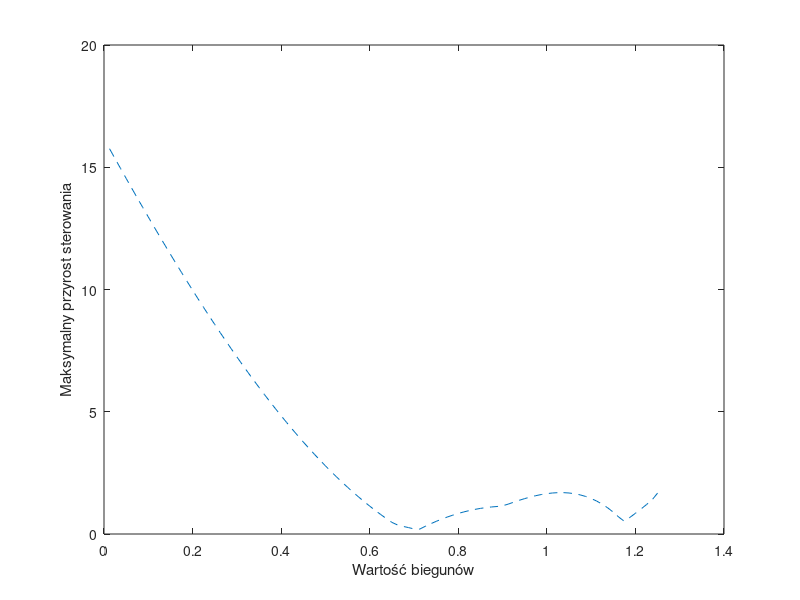

Recreate this plot in MATLAB.
l_z=[0,0.509,-0.0738,0.0267];
m_z=[1,-2.6472, 2.0564,-0.4966];

[A,B,C,D]=tf2ss(l_z, m_z);
A=A';
B1=B';
C1=C';
C=B1;
B=C1;
D=0;
m=zeros(1,12);
m2=zeros(1,12);
for t=1:100;
maximum=0;
clear u;
clear x1;
clear x2;
clear x3;
clear y;
z=t/80;
K=acker(A,B,[z z z]);
k_konc=100;
x1(1)=1; 
x2(1)=-1; 
x3(1)=3;
x1(k_konc)=0; 
x2(k_konc)=0; 
x3(k_konc)=0;
u(1)=-(K(1,1)*x1(1)+K(1,2)*x2(1)+K(1,3)*x3(1));
y(1)=C(1,1)*x1(1)+C(1,2)*x2(1)+C(1,3)*x3(1);  
for k=2:4;
     x1(k)=A(1,1)*x1(k-1)+A(1,2)*x2(k-1)+A(1,3)*x3(k-1)+B(1)*u(k-1);
     x2(k)=A(2,1)*x1(k-1)+A(2,2)*x2(k-1)+A(2,3)*x3(k-1)+B(2)*u(k-1);
     x3(k)=A(3,1)*x1(k-1)+A(3,2)*x2(k-1)+A(3,3)*x3(k-1)+B(3)*u(k-1);
     y(k)=C(1,1)*x1(k)+C(1,2)*x2(k)+C(1,3)*x3(k);
     u(k)=-(K(1,1)*x1(k)+K(1,2)*x2(k)+K(1,3)*x3(k));
     roznica(k) =u(k)- u(k-1); 
     if maximum<abs(roznica(k));
         maximum=abs(roznica(k));
     end;
end;
m(1,t)=maximum;
m2(1,t)=t/80;
end;
plot(m2, m, '--');
xlabel('Wartość biegunów');
ylabel('Maksymalny przyrost sterowania');

print('wykres_zad3','-dpng');